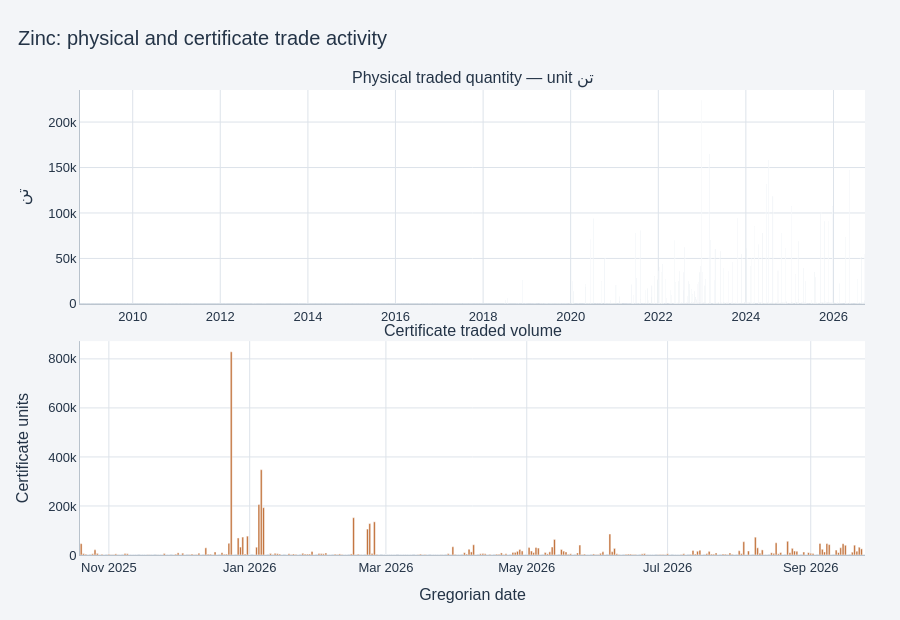
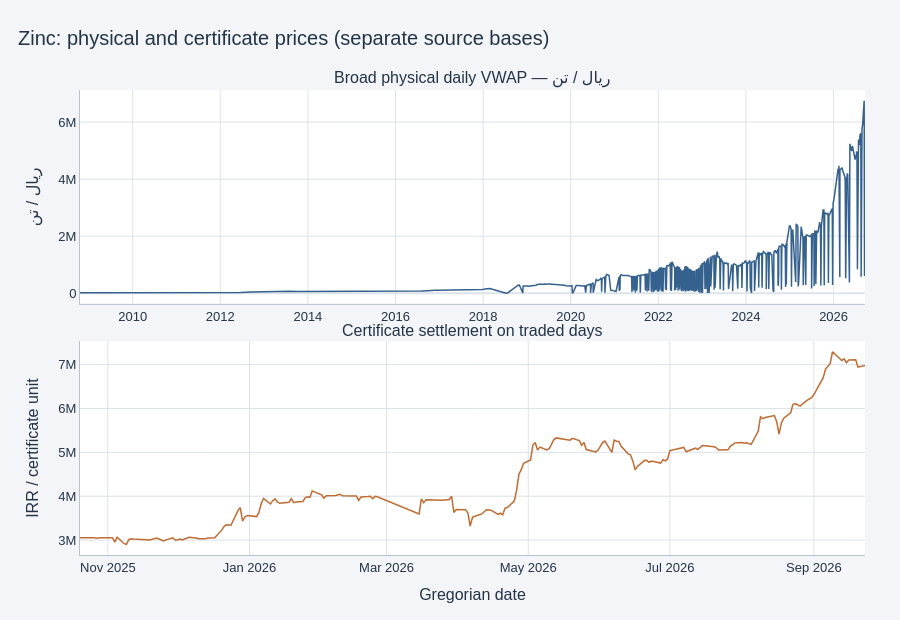

Source (notebook cell) for these figures, in order:
### Markdown cell above
## Standard market dashboard

This governed, read-only section uses the same presentation contract across commodity projects:
source coverage, physical and certificate activity, separate price panels, physical-goods
composition, and validated processed bubbles. It never writes raw data or constructs a missing
bubble. For Zinc, product comparability still follows the project-specific workflow.

### Code cell
from pathlib import Path
import sys

def locate_workspace(start=Path.cwd()):
    for candidate in [start, *start.parents]:
        if (candidate / "commodity" / "zinc").exists() and (candidate / "shared").exists():
            return candidate
    raise FileNotFoundError("Could not locate workspace root")

WORKSPACE_ROOT = locate_workspace()
if str(WORKSPACE_ROOT) not in sys.path:
    sys.path.insert(0, str(WORKSPACE_ROOT))

from shared.notebook_tools.commodity_dashboard import (
    goods_type_counts,
    load_markets,
    market_summary,
    plot_available_bubbles,
    plot_goods_type_counts,
    plot_market_prices,
    plot_trade_activity,
)

PROJECT_DIR = WORKSPACE_ROOT / "commodity" / "zinc"
physical_dashboard, certificate_dashboard = load_markets(
    PROJECT_DIR, "zinc", physical_filename=None
)
display(market_summary(physical_dashboard, certificate_dashboard))
plot_trade_activity(physical_dashboard, certificate_dashboard, "Zinc")
plot_market_prices(physical_dashboard, certificate_dashboard, "Zinc")
goods_count_table = plot_goods_type_counts(physical_dashboard, "Zinc", top_n=30)
display(goods_count_table)
# Approved comparison charts are displayed at the start of this notebook.

### Figure 1 — Plotly figure (JSON) as saved in the notebook; plotly's stock layout.template omitted (floating-point values rounded to 4 significant figures; data arrays with more than 128 entries replaced by an {"elided": "..."} marker saying what was removed)
{"data": [{"hovertemplate": "Date=%{x|%Y-%m-%d}<br>Quantity=%{y:,.2f}<extra></extra>", "marker": {"color": "#35618f"}, "name": "Physical (تن)", "type": "bar", "x": {"elided": "1014 str values"}, "xaxis": "x", "y": {"elided": "1014 float values"}, "yaxis": "y"}, {"hovertemplate": "Date=%{x|%Y-%m-%d}<br>Volume=%{y:,.0f}<extra></extra>", "marker": {"color": "#bf6b32"}, "name": "Certificate", "type": "bar", "x": {"elided": "292 str values"}, "xaxis": "x2", "y": {"elided": "292 int values"}, "yaxis": "y2"}], "layout": {"annotations": [{"font": {"size": 16}, "showarrow": false, "text": "Physical traded quantity — unit تن", "x": 0.5, "xanchor": "center", "xref": "paper", "y": 1, "yanchor": "bottom", "yref": "paper"}, {"font": {"size": 16}, "showarrow": false, "text": "Certificate traded volume", "x": 0.5, "xanchor": "center", "xref": "paper", "y": 0.46, "yanchor": "bottom", "yref": "paper"}], "autosize": true, "font": {"color": "#243447", "family": "Arial, Tahoma, sans-serif", "size": 13}, "height": 620, "hoverlabel": {"bgcolor": "#FFFFFF", "font": {"color": "#243447"}}, "hovermode": "x unified", "margin": {"b": 65, "l": 80, "r": 35, "t": 90}, "paper_bgcolor": "#F3F5F8", "plot_bgcolor": "#FFFFFF", "showlegend": false, "title": {"font": {"size": 20}, "text": "Zinc: physical and certificate trade activity", "x": 0.02, "xanchor": "left"}, "xaxis": {"anchor": "y", "automargin": true, "domain": [0, 1], "gridcolor": "#DDE3EA", "linecolor": "#B8C2CC", "showgrid": true, "zerolinecolor": "#DDE3EA"}, "xaxis2": {"anchor": "y2", "automargin": true, "domain": [0, 1], "gridcolor": "#DDE3EA", "linecolor": "#B8C2CC", "showgrid": true, "title": {"text": "Gregorian date"}, "zerolinecolor": "#DDE3EA"}, "yaxis": {"anchor": "x", "automargin": true, "domain": [0.54, 1], "gridcolor": "#DDE3EA", "linecolor": "#B8C2CC", "showgrid": true, "title": {"text": "تن"}, "zerolinecolor": "#DDE3EA"}, "yaxis2": {"anchor": "x2", "automargin": true, "domain": [0, 0.46], "gridcolor": "#DDE3EA", "linecolor": "#B8C2CC", "showgrid": true, "title": {"text": "Certificate units"}, "zerolinecolor": "#DDE3EA"}}}

### Figure 2 — Plotly figure (JSON) as saved in the notebook; plotly's stock layout.template omitted (floating-point values rounded to 4 significant figures; data arrays with more than 128 entries replaced by an {"elided": "..."} marker saying what was removed)
{"data": [{"hovertemplate": "Date=%{x|%Y-%m-%d}<br>VWAP=%{y:,.2f}<extra></extra>", "line": {"color": "#35618f", "width": 1.5}, "mode": "lines", "name": "Physical (ریال / تن)", "type": "scatter", "x": {"elided": "771 str values"}, "xaxis": "x", "y": {"elided": "771 float values"}, "yaxis": "y"}, {"hovertemplate": "Date=%{x|%Y-%m-%d}<br>Settlement=%{y:,.2f}<extra></extra>", "line": {"color": "#bf6b32", "width": 1.5}, "mode": "lines", "name": "Certificate settlement", "type": "scatter", "x": {"elided": "213 str values"}, "xaxis": "x2", "y": {"elided": "213 float values"}, "yaxis": "y2"}], "layout": {"annotations": [{"font": {"size": 16}, "showarrow": false, "text": "Broad physical daily VWAP — ریال / تن", "x": 0.5, "xanchor": "center", "xref": "paper", "y": 1, "yanchor": "bottom", "yref": "paper"}, {"font": {"size": 16}, "showarrow": false, "text": "Certificate settlement on traded days", "x": 0.5, "xanchor": "center", "xref": "paper", "y": 0.46, "yanchor": "bottom", "yref": "paper"}], "autosize": true, "font": {"color": "#243447", "family": "Arial, Tahoma, sans-serif", "size": 13}, "height": 620, "hoverlabel": {"bgcolor": "#FFFFFF", "font": {"color": "#243447"}}, "hovermode": "x unified", "margin": {"b": 65, "l": 80, "r": 35, "t": 90}, "paper_bgcolor": "#F3F5F8", "plot_bgcolor": "#FFFFFF", "showlegend": false, "title": {"font": {"size": 20}, "text": "Zinc: physical and certificate prices (separate source bases)", "x": 0.02, "xanchor": "left"}, "xaxis": {"anchor": "y", "automargin": true, "domain": [0, 1], "gridcolor": "#DDE3EA", "linecolor": "#B8C2CC", "showgrid": true, "zerolinecolor": "#DDE3EA"}, "xaxis2": {"anchor": "y2", "automargin": true, "domain": [0, 1], "gridcolor": "#DDE3EA", "linecolor": "#B8C2CC", "showgrid": true, "title": {"text": "Gregorian date"}, "zerolinecolor": "#DDE3EA"}, "yaxis": {"anchor": "x", "automargin": true, "domain": [0.54, 1], "gridcolor": "#DDE3EA", "linecolor": "#B8C2CC", "showgrid": true, "title": {"text": "ریال / تن"}, "zerolinecolor": "#DDE3EA"}, "yaxis2": {"anchor": "x2", "automargin": true, "domain": [0, 0.46], "gridcolor": "#DDE3EA", "linecolor": "#B8C2CC", "showgrid": true, "title": {"text": "IRR / certificate unit"}, "zerolinecolor": "#DDE3EA"}}}
